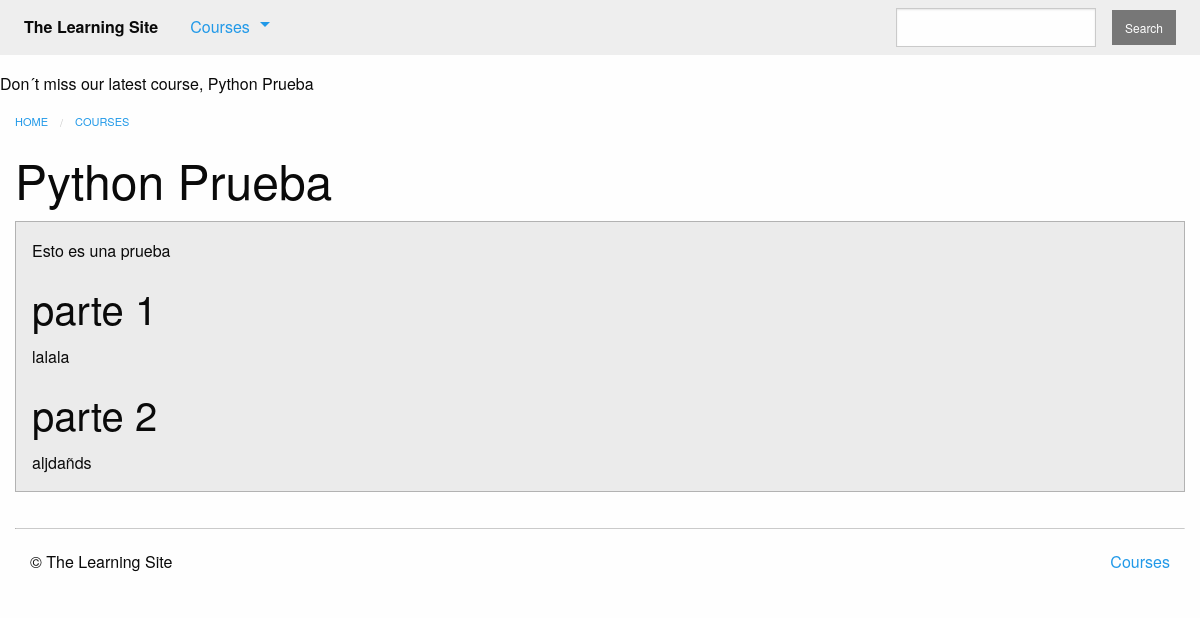
Page /courses/22/ on the committed database.
### courses/models.py (models this page shows, shortened)
class Course(models.Model):
    created_at = models.DateTimeField(auto_now_add=True)
    title = models.CharField(max_length=225)
    description = models.TextField()
    teacher = models.ForeignKey(User, on_delete=models.CASCADE)
    subject = models.CharField(default='', max_length=100)
    status = models.CharField(max_length=1, choices=STATUS_CHOICES, default='i')
    def __str__(self):
        return self.title

### courses/views.py (the view)
# urls.py: path('<int:pk>/', views.course_detail, name='detail'),
def course_detail(request, pk):
    try:
        course = models.Course.objects.prefetch_related(
            'quiz_set', 'text_set', 'quiz_set__question_set'
        ).get(pk=pk)
    except models.Course.DoesNotExist:
        raise Http404
    else:
        steps = sorted(chain(course.text_set.all(), course.quiz_set.all()), key=lambda step: step.order)
    return render(request, 'courses/course_detail.html', {'course': course, 'steps': steps})

### courses/templatetags/course_extras.py (called while the page is built)
@register.simple_tag
def newest_course():
    return Course.objects.latest('created_at')

@register.inclusion_tag('courses/course_nav.html')
def nav_courses_list():
    courses = Course.objects.all()[:6]
    return {'courses': courses}

@register.filter('markdown_to_html')
def markdown_to_html(markdown_text):
    html_body = markdown2.markdown(markdown_text)
    return mark_safe(html_body)

### courses/templates/courses/course_detail.html (shortened to what this page needs)
{% extends "courses/layout.html" %}
{% load course_extras %}
{% block content %}
    <div class="row columns">
        {{ block.super }}
        <article>
            <h1 class="">{{ course.title }}</h1>
            <div class="callout secondary">
                {{ course.description|markdown_to_html }}
            </div>
        </article>
    </div>
{% endblock %}

### templates/layout.html (shortened to what this page needs)
<!doctype html>
{% load static from staticfiles %}
{% load course_extras %}
<html class="no-js" lang="en">
    <head>
        <link rel="stylesheet" href="{% static 'css/foundation.min.css' %}">
        <link rel="stylesheet" href="{% static 'css/layout.css' %}">
    </head>
    <body>
        <nav class="top-bar" role="navigation">
            <section class="top-bar-left">
                <ul class="dropdown menu" data-dropdown-menu role="menubar">
                    <li class="menu-text">The Learning Site</li>
                    <li class="has-submenu">
                        <a href="#">Courses</a>
                    </li>
                </ul>
            </section>
            <section class="top-bar-right">
              <form action="{% url 'search' %}" method="GET">
                <ul class="menu">
                  <li><input type="search" name="q"/></li>
                  <li><button type="button" class="secondary small button">Search</button></li>
                </ul>
              </form>
            </section>
        </nav>
        <p>Don´t miss our latest course, {% newest_course %}</p>
        {% block content %}{% endblock %}
        <footer class="row columns">
            <hr/>
            <div class="small-6 columns">
                <p>&copy; The Learning Site</p>
            </div>
            <div class="small-6 columns">
                <ul class="inline-list no-bullet float-right">
                    <li><a href="{% url 'course' %}">Courses</a></li>
                </ul>
            </div>
        </footer>
    </body>
</html>

### assets/css/layout.css (style rules this page uses)
.top-bar { margin-bottom: 1rem; }

### rows in the picture
Course: title "Python Prueba", description "Esto es una prueba parte 1 lalala parte 2 aljdañds"
